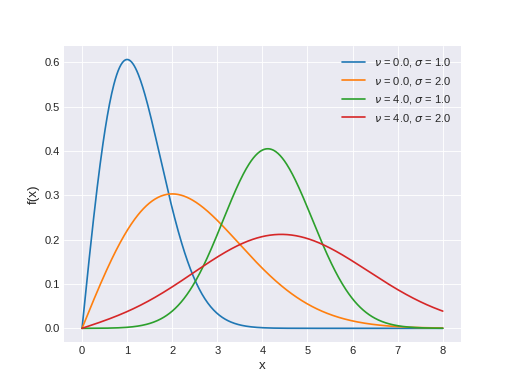

The Python source for this figure:
import matplotlib.pyplot as plt
import numpy as np
import scipy.stats as st
plt.style.use('seaborn-darkgrid')
x = np.linspace(0, 8, 500)
nus = [0., 0., 4., 4.]
sigmas = [1., 2., 1., 2.]
for nu, sigma in  zip(nus, sigmas):
    pdf = st.rice.pdf(x, nu / sigma, scale=sigma)
    plt.plot(x, pdf, label=r'$\nu$ = {}, $\sigma$ = {}'.format(nu, sigma))
plt.xlabel('x', fontsize=12)
plt.ylabel('f(x)', fontsize=12)
plt.legend(loc=1)
plt.show()
